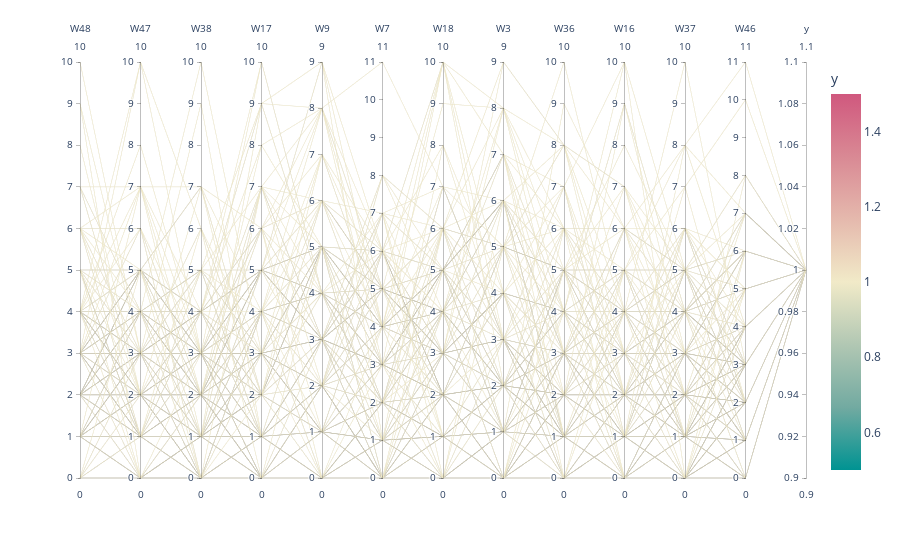

This figure's notebook cell:
### Code cell
fig = px.parallel_coordinates(data, color="y",
                              color_continuous_scale=px.colors.diverging.Tealrose,
                              color_continuous_midpoint=1)
fig.show()

### Figure 1 — Plotly figure (JSON) as saved in the notebook; plotly's stock layout.template omitted (floating-point values rounded to 4 significant figures; data arrays with more than 128 entries replaced by an {"elided": "..."} marker saying what was removed)
{"data": [{"dimensions": [{"label": "W48", "values": {"elided": "202 int values"}}, {"label": "W47", "values": {"elided": "202 int values"}}, {"label": "W38", "values": {"elided": "202 int values"}}, {"label": "W17", "values": {"elided": "202 int values"}}, {"label": "W9", "values": {"elided": "202 int values"}}, {"label": "W7", "values": {"elided": "202 int values"}}, {"label": "W18", "values": {"elided": "202 int values"}}, {"label": "W3", "values": {"elided": "202 int values"}}, {"label": "W36", "values": {"elided": "202 int values"}}, {"label": "W16", "values": {"elided": "202 int values"}}, {"label": "W37", "values": {"elided": "202 int values"}}, {"label": "W46", "values": {"elided": "202 int values"}}, {"label": "y", "values": {"elided": "202 int values"}}], "domain": {"x": [0, 1], "y": [0, 1]}, "line": {"color": {"elided": "202 int values"}, "coloraxis": "coloraxis"}, "name": "", "type": "parcoords"}], "layout": {"coloraxis": {"cmid": 1, "colorbar": {"title": {"text": "y"}}, "colorscale": [[0, "rgb(0, 147, 146)"], [0.1667, "rgb(114, 170, 161)"], [0.3333, "rgb(177, 199, 179)"], [0.5, "rgb(241, 234, 200)"], [0.6667, "rgb(229, 185, 173)"], [0.8333, "rgb(217, 137, 148)"], [1, "rgb(208, 88, 126)"]]}, "legend": {"tracegroupgap": 0}, "margin": {"t": 60}}}
